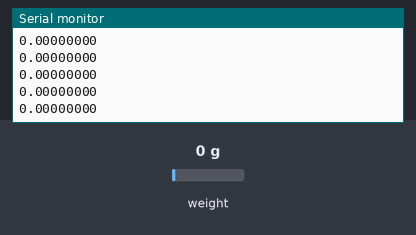
Simulated run of this sketch. Board: Arduino Uno, built with avr-gcc and run on an emulated ATmega328P. Parts: the last lines printed to the serial monitor. The inputs (shaded band) are chosen by the test bench; at power-on: weight on the scale 0 g.

Above: at 3.2 s.
3.3 s: weight on the scale set to 100 g
At 3.32 s:
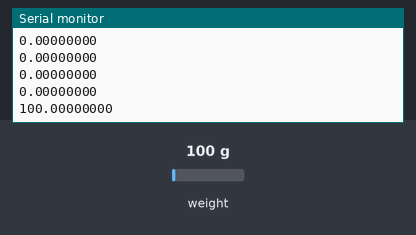
4.8 s: weight on the scale set to 1250 g
At 4.84 s:
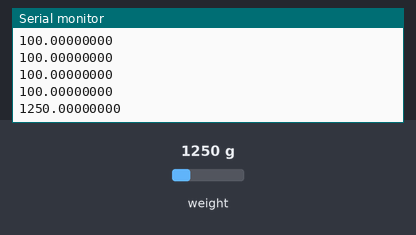
Timing chart, 0 to 7.8 s (numbered marks = the images above; inputs shaded):
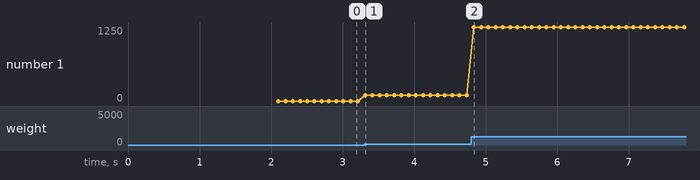

Measured:
- after the input at 3.3 s, the serial monitor: prints a new line at once (image 1)
- after the input at 4.8 s, the serial monitor: prints a new line at once (image 2)
- plotted number 1: 0 → 100 after the input at 3.3 s, 100 → 1250 after the input at 4.8 s

The sketch:

Banco_Pruebas.ino
```cpp
#include "HX711.h"

// Pin de datos y de reloj
byte pinData = 4;
byte pinClk = 5;

// Instanciamos una bascula nueva
HX711 bascula;

// Parámetro para calibrar el peso y el sensor
//float factor_calibracion = 22350.0;  // Banco de 100 Kg
float factor_calibracion = 3300.0; // Banco de 2000 Kg

void setup() {
  Serial.begin(9600);
  // Iniciar sensor
  bascula.begin(pinData, pinClk);

  // Aplicar la calibración
  bascula.set_scale();
  // Iniciar la tara
  // No tiene que haber nada sobre el peso
  bascula.tare();

  // Obtener una lectura de referencia
  long zero_factor = bascula.read_average();
}

void loop() {

  // Aplicar calibración
  bascula.set_scale(factor_calibracion);

  // Mostrar la información para ajustar el factor de calibración

  float empuje = bascula.get_units();

  if(empuje<0){
    empuje*=-1;
  }

  Serial.print(empuje, 8);
  Serial.println();
}
```
